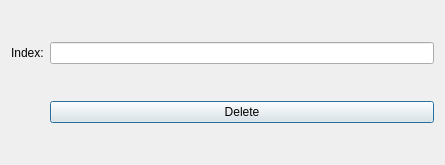
<?xml version="1.0" encoding="UTF-8"?>
<ui version="4.0">
 <class>DeleteDataDialog</class>
 <widget class="QDialog" name="DeleteDataDialog">
  <property name="geometry">
   <rect>
    <x>0</x>
    <y>0</y>
    <width>445</width>
    <height>165</height>
   </rect>
  </property>
  <property name="windowTitle">
   <string>Delete Data</string>
  </property>
  <layout class="QGridLayout" name="gridLayout">
   <item row="0" column="0">
    <widget class="QLabel" name="lbl_index">
     <property name="text">
      <string>Index:</string>
     </property>
    </widget>
   </item>
   <item row="0" column="1">
    <widget class="QLineEdit" name="line_edit_index"/>
   </item>
   <item row="1" column="1">
    <widget class="QPushButton" name="btn_delete">
     <property name="text">
      <string>Delete</string>
     </property>
    </widget>
   </item>
  </layout>
 </widget>
 <resources/>
 <connections/>
</ui>
